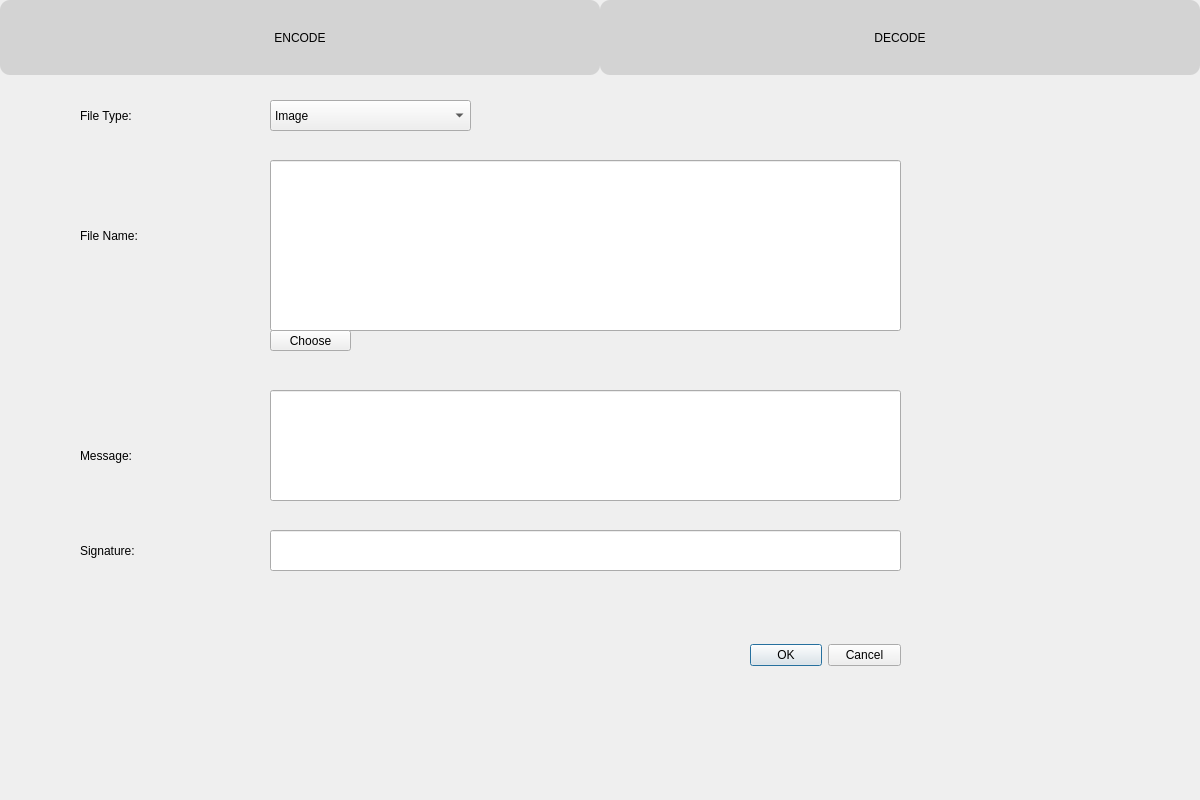
<?xml version="1.0" encoding="UTF-8"?>
<ui version="4.0">
 <class>Form</class>
 <widget class="QWidget" name="Form">
  <property name="geometry">
   <rect>
    <x>0</x>
    <y>0</y>
    <width>1200</width>
    <height>800</height>
   </rect>
  </property>
  <property name="windowTitle">
   <string>Form</string>
  </property>
  <widget class="QWidget" name="widget" native="true">
   <property name="geometry">
    <rect>
     <x>0</x>
     <y>0</y>
     <width>1200</width>
     <height>800</height>
    </rect>
   </property>
   <property name="styleSheet">
    <string notr="true"/>
   </property>
   <widget class="QPushButton" name="pushButton">
    <property name="geometry">
     <rect>
      <x>0</x>
      <y>0</y>
      <width>600</width>
      <height>75</height>
     </rect>
    </property>
    <property name="styleSheet">
     <string notr="true">font: 28pt &quot;Segoe UI&quot;;
border-radius: 10px;
background-color: #d3d3d3;</string>
    </property>
    <property name="text">
     <string>ENCODE</string>
    </property>
   </widget>
   <widget class="QPushButton" name="pushButton_2">
    <property name="geometry">
     <rect>
      <x>600</x>
      <y>0</y>
      <width>600</width>
      <height>75</height>
     </rect>
    </property>
    <property name="styleSheet">
     <string notr="true">font: 28pt &quot;Segoe UI&quot;;
border-radius: 10px;
background-color: #d3d3d3;</string>
    </property>
    <property name="text">
     <string>DECODE</string>
    </property>
   </widget>
   <widget class="QLineEdit" name="lineEdit">
    <property name="geometry">
     <rect>
      <x>270</x>
      <y>160</y>
      <width>631</width>
      <height>171</height>
     </rect>
    </property>
   </widget>
   <widget class="QPushButton" name="pushButton_3">
    <property name="geometry">
     <rect>
      <x>270</x>
      <y>330</y>
      <width>81</width>
      <height>21</height>
     </rect>
    </property>
    <property name="text">
     <string>Choose</string>
    </property>
   </widget>
   <widget class="QLineEdit" name="lineEdit_2">
    <property name="geometry">
     <rect>
      <x>270</x>
      <y>390</y>
      <width>631</width>
      <height>111</height>
     </rect>
    </property>
   </widget>
   <widget class="QLineEdit" name="lineEdit_3">
    <property name="geometry">
     <rect>
      <x>270</x>
      <y>530</y>
      <width>631</width>
      <height>41</height>
     </rect>
    </property>
   </widget>
   <widget class="QDialogButtonBox" name="buttonBox">
    <property name="geometry">
     <rect>
      <x>750</x>
      <y>640</y>
      <width>151</width>
      <height>31</height>
     </rect>
    </property>
    <property name="standardButtons">
     <set>QDialogButtonBox::Cancel|QDialogButtonBox::Ok</set>
    </property>
   </widget>
   <widget class="QComboBox" name="comboBox">
    <property name="geometry">
     <rect>
      <x>270</x>
      <y>100</y>
      <width>201</width>
      <height>31</height>
     </rect>
    </property>
    <item>
     <property name="text">
      <string>Image</string>
     </property>
    </item>
    <item>
     <property name="text">
      <string>Audio</string>
     </property>
    </item>
    <item>
     <property name="text">
      <string>Video</string>
     </property>
    </item>
    <item>
     <property name="text">
      <string>Document</string>
     </property>
    </item>
   </widget>
   <widget class="QLabel" name="label">
    <property name="geometry">
     <rect>
      <x>80</x>
      <y>100</y>
      <width>111</width>
      <height>31</height>
     </rect>
    </property>
    <property name="styleSheet">
     <string notr="true">font: 16pt &quot;Segoe UI&quot;;</string>
    </property>
    <property name="text">
     <string>File Type:</string>
    </property>
   </widget>
   <widget class="QLabel" name="label_2">
    <property name="geometry">
     <rect>
      <x>80</x>
      <y>220</y>
      <width>131</width>
      <height>31</height>
     </rect>
    </property>
    <property name="styleSheet">
     <string notr="true">font: 16pt &quot;Segoe UI&quot;;</string>
    </property>
    <property name="text">
     <string>File Name:</string>
    </property>
   </widget>
   <widget class="QLabel" name="label_3">
    <property name="geometry">
     <rect>
      <x>80</x>
      <y>440</y>
      <width>121</width>
      <height>31</height>
     </rect>
    </property>
    <property name="styleSheet">
     <string notr="true">font: 16pt &quot;Segoe UI&quot;;</string>
    </property>
    <property name="text">
     <string>Message:</string>
    </property>
   </widget>
   <widget class="QLabel" name="label_4">
    <property name="geometry">
     <rect>
      <x>80</x>
      <y>530</y>
      <width>121</width>
      <height>41</height>
     </rect>
    </property>
    <property name="styleSheet">
     <string notr="true">font: 16pt &quot;Segoe UI&quot;;</string>
    </property>
    <property name="text">
     <string>Signature:</string>
    </property>
   </widget>
  </widget>
 </widget>
 <resources/>
 <connections/>
</ui>
